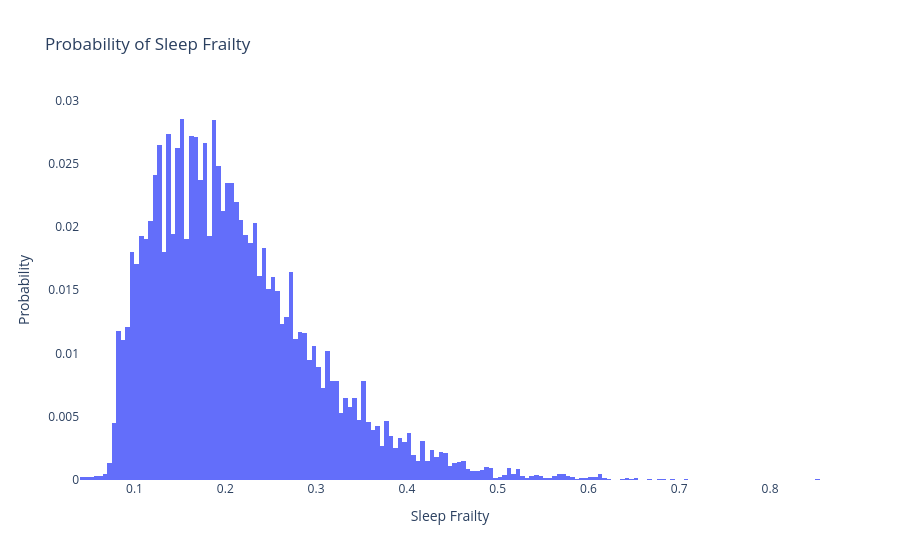

The code cell stored with this chart in its notebook:
### Code cell
# Create a density plot for sleep_frailty using plotly
frailty_prob = go.Figure(data=go.Histogram(x=age_mortality_sleep['sleep_frailty'], histnorm='probability'))
frailty_prob.update_layout(
    title='Probability of Sleep Frailty',
    xaxis_title='Sleep Frailty',
    yaxis_title='Probability',
    plot_bgcolor='white',
    paper_bgcolor='white'
)
frailty_prob.show()

### Figure 1 — Plotly figure (JSON) as saved in the notebook; plotly's stock layout.template omitted (floating-point values rounded to 4 significant figures; data arrays with more than 128 entries replaced by an {"elided": "..."} marker saying what was removed)
{"data": [{"histnorm": "probability", "type": "histogram", "x": {"elided": "11780 float values"}}], "layout": {"paper_bgcolor": "white", "plot_bgcolor": "white", "title": {"text": "Probability of Sleep Frailty"}, "xaxis": {"title": {"text": "Sleep Frailty"}}, "yaxis": {"title": {"text": "Probability"}}}}
